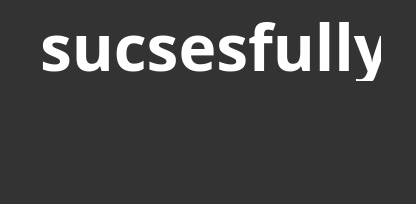
<?xml version="1.0" encoding="UTF-8"?>
<ui version="4.0">
 <class>Dialog</class>
 <widget class="QDialog" name="Dialog">
  <property name="geometry">
   <rect>
    <x>0</x>
    <y>0</y>
    <width>416</width>
    <height>204</height>
   </rect>
  </property>
  <property name="windowTitle">
   <string>Dialog</string>
  </property>
  <property name="windowIcon">
   <iconset>
    <normaloff>../icons/main_icon.png</normaloff>../icons/main_icon.png</iconset>
  </property>
  <property name="styleSheet">
   <string notr="true">background-color: 	#333333</string>
  </property>
  <widget class="QPushButton" name="suc_button">
   <property name="geometry">
    <rect>
     <x>180</x>
     <y>110</y>
     <width>61</width>
     <height>61</height>
    </rect>
   </property>
   <property name="cursor">
    <cursorShape>PointingHandCursor</cursorShape>
   </property>
   <property name="styleSheet">
    <string notr="true">color: white;
border-radius: 30;</string>
   </property>
   <property name="text">
    <string/>
   </property>
   <property name="icon">
    <iconset>
     <activeon>../icons/message/sucsesfully.png</activeon>
    </iconset>
   </property>
   <property name="iconSize">
    <size>
     <width>80</width>
     <height>80</height>
    </size>
   </property>
  </widget>
  <widget class="QLabel" name="label_2">
   <property name="geometry">
    <rect>
     <x>40</x>
     <y>10</y>
     <width>341</width>
     <height>71</height>
    </rect>
   </property>
   <property name="font">
    <font>
     <family>Yandex Sans Text Bold</family>
     <pointsize>48</pointsize>
     <weight>75</weight>
     <bold>true</bold>
    </font>
   </property>
   <property name="styleSheet">
    <string notr="true">color: white</string>
   </property>
   <property name="text">
    <string>sucsesfully</string>
   </property>
  </widget>
 </widget>
 <resources/>
 <connections/>
</ui>
